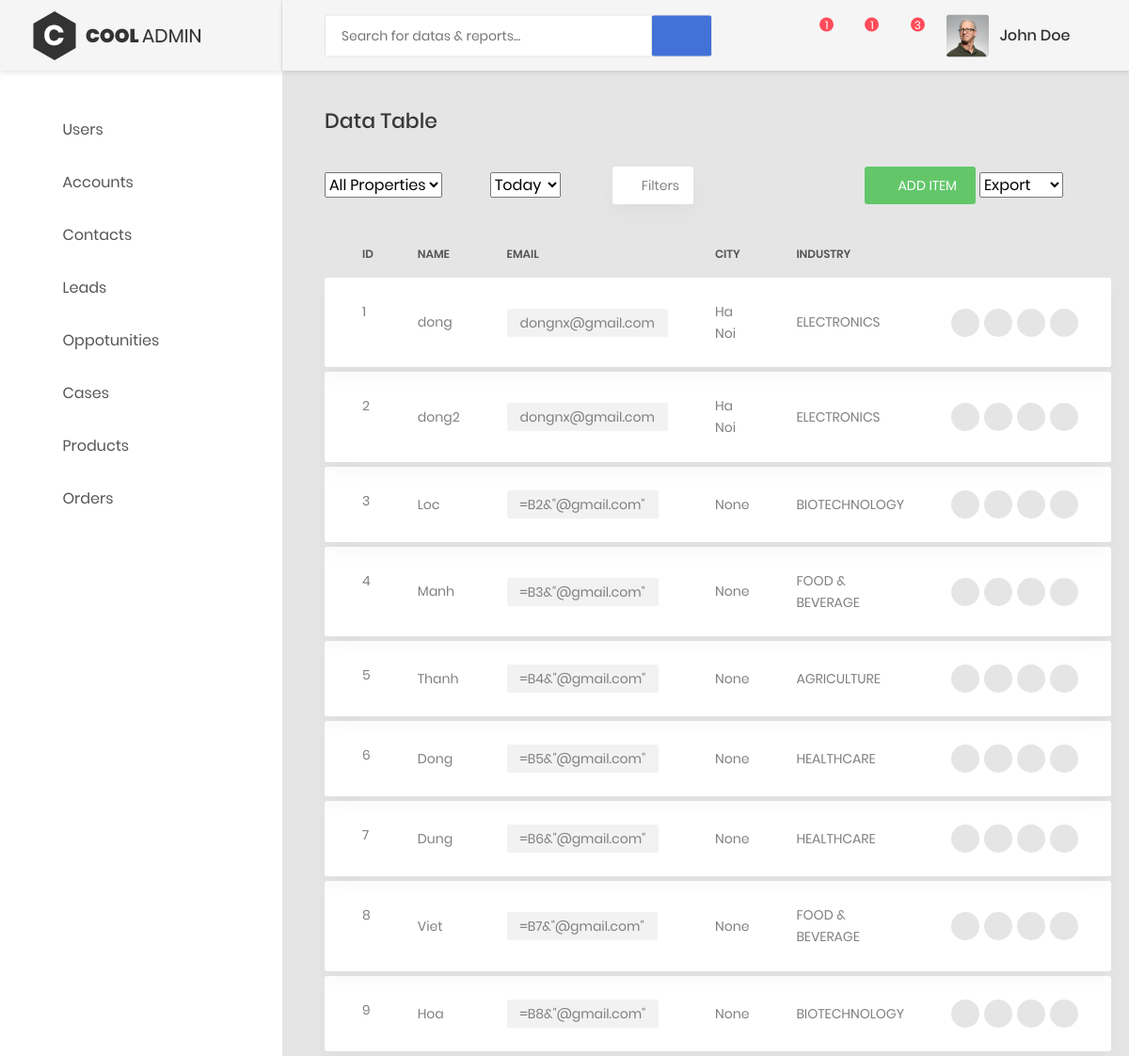
Page /accounts/list/ on the earlier database version.
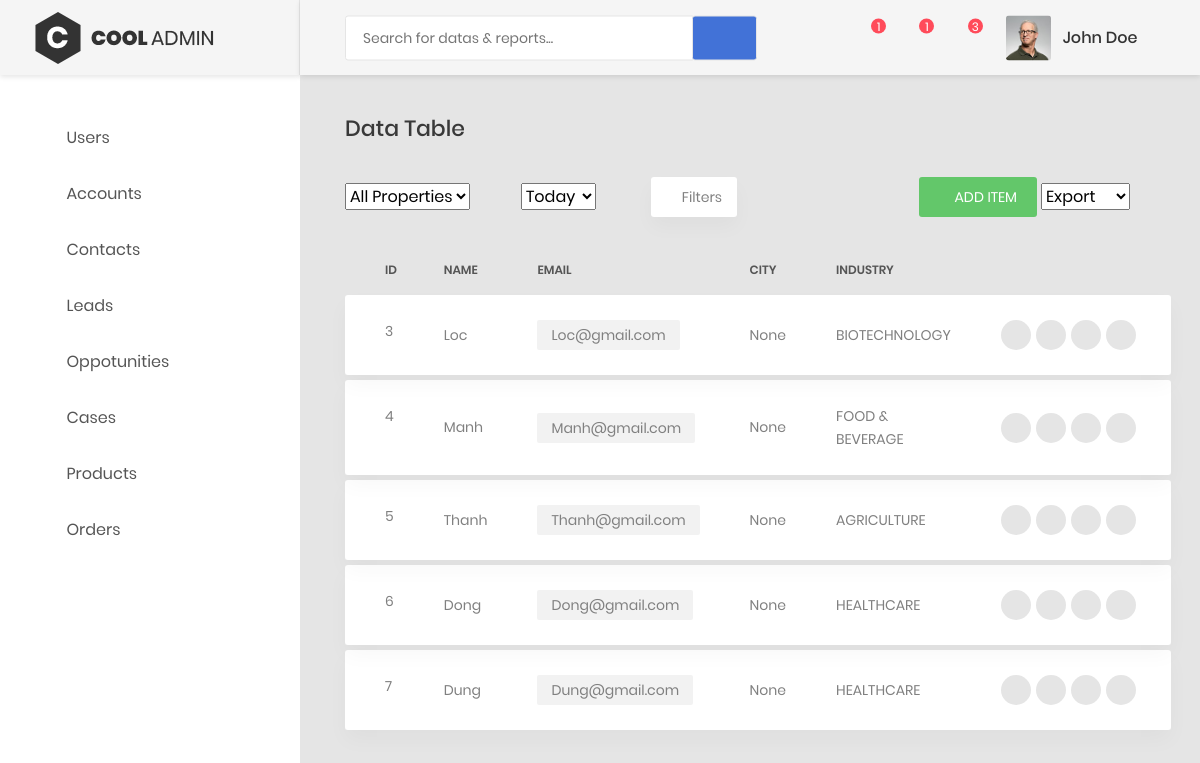
Same page on the later database version.
### accounts/models.py (models this page shows, shortened)
class Account(models.Model):
    name = models.CharField(pgettext_lazy("Name of Account", "Name"), max_length=64)
    email = models.EmailField()
    phone = PhoneNumberField(null=True)
    industry = models.CharField(_("Industry Type"), max_length=255, choices=INDCHOICES, blank=True, null= True)
    billing_address = models.ForeignKey(Address, related_name='account_billing_address', blank=True, null=True, on_delete=models.CASCADE)
    shipping_address = models.ForeignKey(Address, related_name='acount_shipping_address', on_delete=models.CASCADE, blank=True, null=True)
    website = models.URLField(_("Website"), blank=True, null = True)
    description = models.TextField(blank=True, null=True)
    assigned_to = models.ManyToManyField(User, related_name='account_assigned_to')
    teams = models.ManyToManyField(Team)
    created_by = models.ForeignKey(User, related_name='account_created_by', blank=True, null=True, on_delete=models.CASCADE)
    created_on = models.DateTimeField(_("Created on"), auto_now_add=True)
    is_active = models.BooleanField(default=False)
    class Meta:
        ordering = ['-created_on']

### common/models.py (models this page shows, shortened)
class Address(models.Model):
    address_line = models.CharField(_("Address"), max_length=255, blank=True, null=True)
    street = models.CharField(_("Street"), max_length=55, blank=True, null=True)
    city = models.CharField(_("City"), max_length=255, blank=True, null=True)
    state = models.CharField(_("State"), max_length=255, blank=True, null=True)
    postcode = models.CharField(_("Post/Zip-code"), max_length=64, blank=True, null=True)
    country = models.CharField(max_length=3, choices=COUNTRIES, blank=True, null=True)

### accounts/views.py (the view, shortened to what this page needs)
# urls.py: path('list/', AccountsListView.as_view(), name='list'),
class AccountsListView(TemplateView):
    model = Account
    context_object_name = "accounts_list"
    template_name = "accounts/list_accounts.html"
    def get_queryset(self):
        queryset = self.model.objects.all().select_related("billing_address").order_by('id')
        request_post = self.request.POST
        return queryset
    def get_context_data(self, **kwargs):
        context = super(AccountsListView, self).get_context_data(**kwargs)
        context["accounts_list"] = self.get_queryset()
        context["industries"] = INDCHOICES
        context["per_page"] = self.request.POST.get('per_page')
        return context
    def get(self, request, *args, **kwargs):
        context = self.get_context_data(**kwargs)
        return self.render_to_response(context)

### accounts/templates/accounts/list_accounts.html (shortened to what this page needs)
{% extends "base.html" %}
{% load static %}
{% load paginate %}
{% block content %}
<div class="row">
    <div class="col-md-12">
        <h3 class="title-5 m-b-35">data table</h3>
        <div class="table-data__tool">
            <div class="table-data__tool-left">
                <div class="rs-select2--light rs-select2--md">
                    <select class="js-select2" name="property">
                        <option selected="selected">All Properties</option>
                    </select>
                </div>
                <div class="rs-select2--light rs-select2--sm">
                    <select class="js-select2" name="time">
                        <option selected="selected">Today</option>
                    </select>
                </div>
                <button class="au-btn-filter">
                    <i class="zmdi zmdi-filter-list"></i>filters</button>
            </div>
            <div class="table-data__tool-right">
                <a class="au-btn au-btn-icon au-btn--green au-btn--small" href="{% url 'accounts:create' %}">
                    <i class="zmdi zmdi-plus"></i>add item</a>
                <div class="rs-select2--dark rs-select2--sm rs-select2--dark2">
                    <select class="js-select2" name="type">
                        <option selected="selected">Export</option>
                    </select>
                </div>
            </div>
        </div>
        <div class="table-responsive table-responsive-data2">
            <table class="table table-data2">
                <thead>
                    <tr>
                        <th>Id</th>
                        <th>Name</th>
                        <th>email</th>
                        <th>City</th>
                        <th>Industry</th>
                        <th></th>
                    </tr>
                </thead>
                <tbody>
                    {% for account in accounts_list %}
                    <tr class="tr-shadow">
                        <td>{{ account.id }}</td>
                        <td>{{ account.name }}</td>
                        <td>
                            <span class="block-email">{{ account.email }}</span>
                        </td>
                        <td>{{ account.billing_address.city }}</td>
                        <td>{{ account.industry }}</td>
                        <td>
                            <div class="table-data-feature">
                                <a class="item" data-toggle="tooltip" data-placement="top" title="Send" href="#">
                                    <i class="zmdi zmdi-mail-send"></i>
                                </a>
                                <a class="item" data-toggle="tooltip" data-placement="top" title="Edit" href="{% url 'accounts:update' account.id %}">
                                    <i class="zmdi zmdi-edit"></i>
                                </a>
                                <a class="item" data-toggle="tooltip"  data-placement="top" title="Delete" href="{% url 'accounts:delete' account.id %}">
                                    <i class="zmdi zmdi-delete"></i>
                                </a>
                                <a class="item" data-toggle="tooltip" data-placement="top" title="More" href="{% url 'accounts:detail' account.id %}">
                                    <i class="zmdi zmdi-more"></i>
                                </a>
                            </div>
                        </td>
                    </tr>
                    <tr class="spacer"></tr>
                   {% endfor %}
                </tbody>
            </table>
        </div>
    </div>
</div>
{% endblock %}

### templates/base.html (shortened to what this page needs)
{% load staticfiles %}
{% load compress %}
{% load thumbnail %}
<!DOCTYPE html>
<html lang="en">
<head>
    <link href="{%static 'css/font-face.css' %}" rel="stylesheet" media="all">
    <link href="{%static 'css/myStyle.css' %}" rel="stylesheet" media="all">
    <link href="{%static 'vendor/font-awesome-4.7/css/font-awesome.min.css' %}" rel="stylesheet" media="all">
    <link href="{%static 'vendor/font-awesome-5/css/fontawesome-all.min.css' %}" rel="stylesheet" media="all">
    <link href="{%static 'vendor/mdi-font/css/material-design-iconic-font.min.css' %}" rel="stylesheet" media="all">
    <link href="{%static 'vendor/bootstrap-4.1/bootstrap.min.css' %}" rel="stylesheet" media="all">
    <link href="{%static 'vendor/animsition/animsition.min.css' %}" rel="stylesheet'" media="all">
    <link href="{%static 'vendor/bootstrap-progressbar/bootstrap-progressbar-3.3.4.min.css' %}" rel="stylesheet" media="all">
    <link href="{%static 'vendor/wow/animate.css' %}" rel="stylesheet' %}" media="all">
    <link href="{%static 'vendor/css-hamburgers/hamburgers.min.css' %}" rel="stylesheet" media="all">
    <link href="{%static 'vendor/slick/slick.css" rel="stylesheet' %}" media="all">
    <link href="{%static 'vendor/select2/select2.min.css' %}" rel="stylesheet" media="all">
    <link href="{%static 'vendor/perfect-scrollbar/perfect-scrollbar.css' %}" rel="stylesheet" media="all">
    <link href="{%static 'css/theme.css' %}" rel="stylesheet" media="all">
</head>
<body class="animsition">
    <div class="page-wrapper">
        <aside class="menu-sidebar d-none d-lg-block">
            <div class="logo">
                <a href="#">
                    <img src="{%static 'images/icon/logo.png' %}" alt="Cool Admin" />
                </a>
            </div>
            <div class="menu-sidebar__content js-scrollbar1">
                <nav class="navbar-sidebar">
                    <ul class="list-unstyled navbar__list">
                        <li>
                            <a id="users" href="#">
                                <i class="fas fa-user"></i>Users</a>
                        </li>
                        <li>
                            <a href="{% url 'accounts:list' %}">
                                <i class="fas fa-chart-bar"></i>Accounts</a>
                        </li>
                        <li>
                            <a href="#">
                                <i class="fas fa-table"></i>Contacts</a>
                        </li>
                        <li>
                            <a href="{% url 'leads:list' %}">
                                <i class="far fa-check-square"></i>Leads</a>
                        </li>
                        <li>
                            <a href="#">
                                <i class="fas fa-calendar-alt"></i>Oppotunities</a>
                        </li>
                        <li>
                            <a href=""#>
                                <i class="fas fa-map-marker-alt"></i>Cases</a>
                        </li>
                        <li class="has-sub">
                            <a class="js-arrow" href="#">
                                <i class="fas fa-copy"></i>Products</a>
                        </li>
                        <li class="has-sub">
                            <a class="js-arrow" href="#">
                                <i class="fas fa-desktop"></i>Orders</a>
                        </li>
                    </ul>
                </nav>
            </div>
        </aside>
        <div class="page-container">
            <header class="header-desktop">
                <div class="section__content section__content--p30">
                    <div class="container-fluid">
                        <div class="header-wrap">
                            <form class="form-header" action="" method="POST">
                                <input class="au-input au-input--xl" type="text" name="search" placeholder="Search for datas &amp; reports..." />
                                <button class="au-btn--submit" type="submit">
                                    <i class="zmdi zmdi-search"></i>
                                </button>
                            </form>
                            <div class="header-button">
                                <div class="noti-wrap">
                                    <div class="noti__item js-item-menu">
                                        <i class="zmdi zmdi-comment-more"></i>
                                        <span class="quantity">1</span>
                                    </div>
                                    <div class="noti__item js-item-menu">
                                        <i class="zmdi zmdi-email"></i>
                                        <span class="quantity">1</span>
                                    </div>
                                    <div class="noti__item js-item-menu">
                                        <i class="zmdi zmdi-notifications"></i>
                                        <span class="quantity">3</span>
                                    </div>
                                </div>
                                <div class="account-wrap">
                                    <div class="account-item clearfix js-item-menu">
                                        <div class="image">
                                            <img src="{%static 'images/icon/avatar-01.jpg' %}" alt="John Doe" />
                                        </div>
                                        <div class="content">
                                            <a class="js-acc-btn" href="#">john doe</a>
                                        </div>
                                    </div>
                                </div>
                            </div>
                        </div>
                    </div>
                </div>
            </header>
<div class="main-content">
  <div class="section__content section__content--p30">
    <div class="container-fluid">
      {% block content %}
      {% endblock %}
    </div>
  </div>
</div>
        </div>
    </div>
</body>
</html>

Differences in the rows shown:
removed Account: id "1", name "dong", email "dongnx@gmail.com", billing_address.city "Ha Noi", industry "ELECTRONICS"
removed Account: id "2", name "dong2", email "dongnx@gmail.com", billing_address.city "Ha Noi", industry "ELECTRONICS"
removed Account: id "8", name "Viet", email "=B7&\"@gmail.com\"", billing_address.city "None", industry "FOOD & BEVERAGE"
removed Account: id "9", name "Hoa", email "=B8&\"@gmail.com\"", billing_address.city "None", industry "BIOTECHNOLOGY"
changed Account "Loc": email "=B2&\"@gmail.com\"" → "Loc@gmail.com"
changed Account "Manh": email "=B3&\"@gmail.com\"" → "Manh@gmail.com"
changed Account "Thanh": email "=B4&\"@gmail.com\"" → "Thanh@gmail.com"
changed Account "Dong": email "=B5&\"@gmail.com\"" → "Dong@gmail.com"
changed Account "Dung": email "=B6&\"@gmail.com\"" → "Dung@gmail.com"
